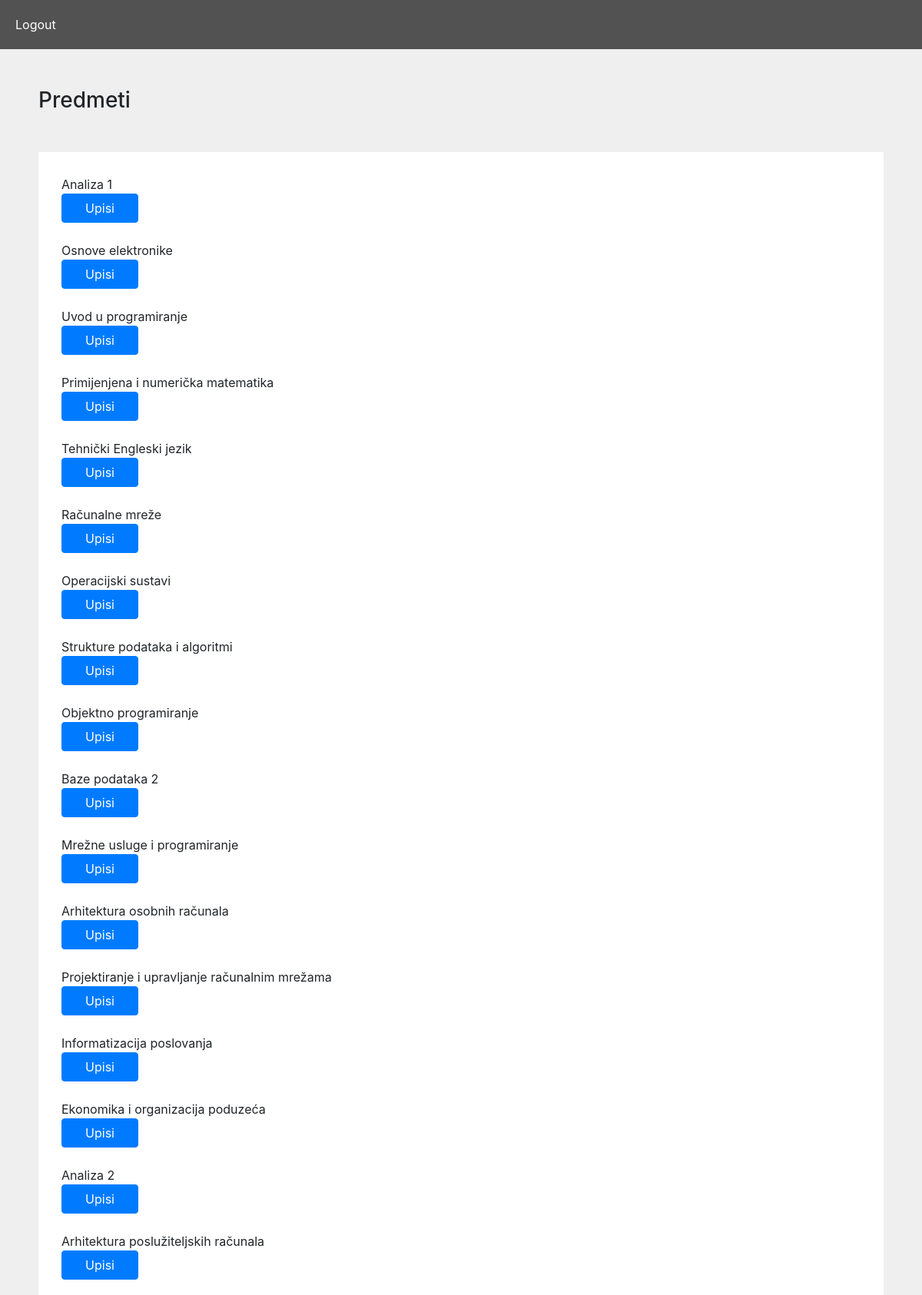
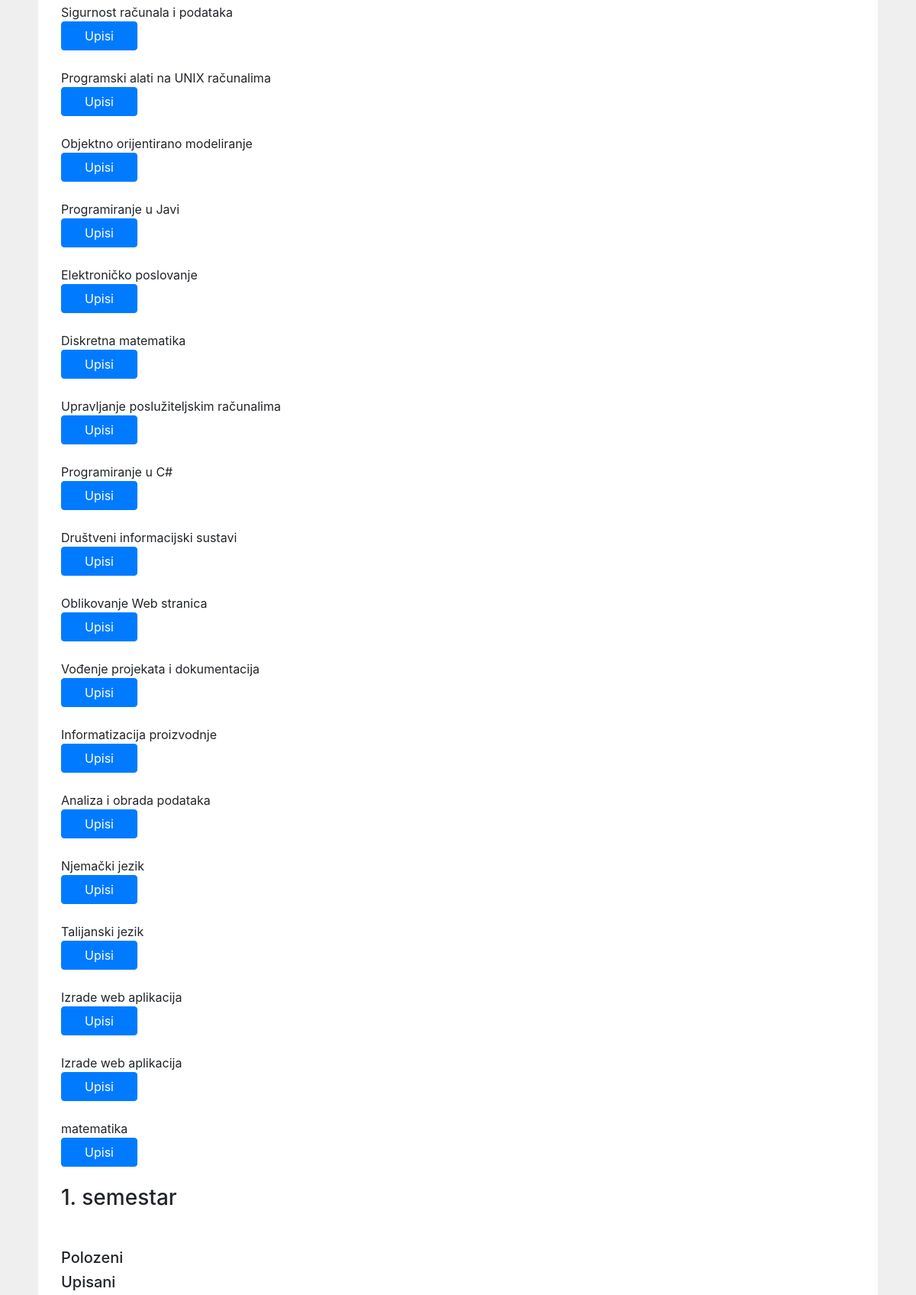
Page /student/ (signed in, upper part) on the committed database (2 pictures, top to bottom).
### app1/models.py (models this page shows, shortened)
class Predmeti(models.Model):
    IZBORNI = (('DA', 'da'), ('NE', 'ne'))
    name = models.CharField(max_length=50)
    kod = models.CharField(max_length=50)
    program = models.CharField(max_length=50)
    ects = models.IntegerField()
    sem_red = models.IntegerField()
    sem_izv = models.IntegerField()
    izborni = models.CharField(max_length=50, choices=IZBORNI)
    nositelj = models.ForeignKey(Korisnik, on_delete=models.CASCADE,blank=True, null=True)

### app1/views.py (the view)
# urls.py: path('student/', views.student, name='student'),
def student(request):
    current_user = request.user
    ostali=[]
    zip1=[]
    zip2=[]
    zip3=[]
    zip4=[]
    zip5=[]
    zip6=[]
    zip7=[]
    zip8=[]
    up1=[]
    pol1=[]
    upis1=[]
    up2=[]
    pol2=[]
    upis2=[]
    up3=[]
    pol3=[]
    upis3=[]
    up4=[]
    pol4=[]
    upis4=[]
    up5=[]
    pol5=[]
    upis5=[]
    up6=[]
    pol6=[]
    upis6=[]
    up7=[]
    pol7=[]
    upis7=[]
    up8=[]
    pol8=[]
    upis8=[]
    if current_user.status=="izv":
        predmeti=Predmeti.objects.all()
        upisi=Upisi.objects.filter(student_id=current_user.id)
        flag=True
        for i in predmeti:
            flag=True
            for j in upisi:
                if j.predmet_id == i.id:
                    flag=False
            if flag==True:
                ostali.append(i)
        izv1=Predmeti.objects.filter(sem_izv=1)
        for i in izv1:
            for j in upisi:
                if i.id==j.predmet_id:
                    if j.status=="up":
                        up1.append(i)
                        upis1.append(j)
                        zip1=zip(up1,upis1)
                    elif j.status=="pol":
                        pol1.append(i)
        izv2=Predmeti.objects.filter(sem_izv=2)
        for i in izv2:
            for j in upisi:
                if i.id==j.predmet_id:
                    if j.status=="up":
                        up2.append(i)
                        upis2.append(j)
                        zip2=zip(up2,upis2)
                    elif j.status=="pol":
                        pol2.append(i)
        izv3=Predmeti.objects.filter(sem_izv=3)
        for i in izv3:
            for j in upisi:
                if i.id==j.predmet_id:
                    if j.status=="up":
                        up3.append(i)
                        upis3.append(j)
                        zip3=zip(up3,upis3)
                    elif j.status=="pol":
                        pol3.append(i)
        izv4=Predmeti.objects.filter(sem_izv=4)
        for i in izv4:
            for j in upisi:
                if i.id==j.predmet_id:
                    if j.status=="up":
                        up4.append(i)
                        upis4.append(j)
                        zip4=zip(up4,upis4)
                    elif j.status=="pol":
                        pol4.append(i)
        izv5=Predmeti.objects.filter(sem_izv=5)
        for i in izv5:
            for j in upisi:
                if i.id==j.predmet_id:
                    if j.status=="up":
                        up5.append(i)
                        upis5.append(j)
                        zip5=zip(up5,upis5)
                    elif j.status=="pol":
                        pol5.append(i)
        izv6=Predmeti.objects.filter(sem_izv=6)
        for i in izv6:
            for j in upisi:
                if i.id==j.predmet_id:
                    if j.status=="up":
                        up6.append(i)
                        upis6.append(j)
                        zip6=zip(up6,upis6)
                    elif j.status=="pol":
                        pol6.append(i)
        izv7=Predmeti.objects.filter(sem_izv=7)
        for i in izv7:
            for j in upisi:
                if i.id==j.predmet_id:
                    if j.status=="up":
                        up7.append(i)
                        upis7.append(j)
                        zip7=zip(up7,upis7)
                    elif j.status=="pol":
                        pol7.append(i)
        izv8=Predmeti.objects.filter(sem_izv=8)
        for i in izv8:
            for j in upisi:
                if i.id==j.predmet_id:
                    if j.status=="up":
                        up8.append(i)
                        upis8.append(j)
                        zip8=zip(up8,upis8)
                    elif j.status=="pol":
                        pol8.append(i)
        return render(request, 'student_izv.html',{"zip1":zip1,"zip2":zip2,"zip3":zip3,"zip4":zip4,"zip5":zip5,"zip6":zip6,"zip7":zip7,"zip8":zip8,"data":current_user,"all":ostali,"up1":up1,"pol1":pol1,"up2":up2,"pol2":pol2,"up3":up3,"pol3":pol3,"up4":up4,"pol4":pol4,"up5":up5,"pol5":pol5,"up6":up6,"pol6":pol6,"up7":up7,"pol7":pol7,"up8":up8,"pol8":pol8,"upis1":upis1,"upis2":upis2,"upis3":upis3,"upis4":upis4,"upis5":upis5,"upis6":upis6,"upis7":upis7,"upis8":upis8})
    elif current_user.status=="red":
        upisi=Upisi.objects.filter(student_id=current_user.id)
        predmeti=Predmeti.objects.all()
        flag=True
        for i in predmeti:
            flag=True
            for j in upisi:
                if j.predmet_id == i.id:
                    flag=False
            if flag==True:
                ostali.append(i)
        red1=Predmeti.objects.filter(sem_red=1)
        for i in red1:
            for j in upisi:
                if i.id==j.predmet_id:
                    if j.status=="up":
                        up1.append(i)
                        upis1.append(j)
                        zip1=zip(up1,upis1)
                    elif j.status=="pol":
                        pol1.append(i)
        red2=Predmeti.objects.filter(sem_red=2)
        for i in red2:
            for j in upisi:
                if i.id==j.predmet_id:
                    if j.status=="up":
                        up2.append(i)
                        upis2.append(j)
                        zip2=zip(up2,upis2)
                    elif j.status=="pol":
                        pol2.append(i)
        red3=Predmeti.objects.filter(sem_red=3)
        for i in red3:
            for j in upisi:
                if i.id==j.predmet_id:
                    if j.status=="up":
                        up3.append(i)
                        upis3.append(j)
                        zip3=zip(up3,upis3)
                    elif j.status=="pol":
                        pol3.append(i)
        red4=Predmeti.objects.filter(sem_red=4)
        for i in red4:
            for j in upisi:
                if i.id==j.predmet_id:
                    if j.status=="up":
                        up4.append(i)
                        upis4.append(j)
                        zip4=zip(up4,upis4)
                    elif j.status=="pol":
                        pol4.append(i)
        red5=Predmeti.objects.filter(sem_red=5)
        for i in red5:
            for j in upisi:
                if i.id==j.predmet_id:
                    if j.status=="up":
                        up5.append(i)
                        upis5.append(j)
                        zip5=zip(up5,upis5)
                    elif j.status=="pol":
                        pol5.append(i)
        red6=Predmeti.objects.filter(sem_red=6)
        for i in red6:
            for j in upisi:
                if i.id==j.predmet_id:
                    if j.status=="up":
                        up6.append(i)
                        upis6.append(j)
                        zip6=zip(up6,upis6)
                    elif j.status=="pol":
                        pol6.append(i)
        return render(request, 'student_red.html',{"zip1":zip1,"zip2":zip2,"zip3":zip3,"zip4":zip4,"zip5":zip5,"zip6":zip6,"data":current_user,"all":ostali,"up1":up1,"pol1":pol1,"up2":up2,"pol2":pol2,"up3":up3,"pol3":pol3,"up4":up4,"pol4":pol4,"up5":up5,"pol5":pol5,"up6":up6,"pol6":pol6,"upis1":upis1,"upis2":upis2,"upis3":upis3,"upis4":upis4,"upis5":upis5,"upis6":upis6})
    return render(request, 'login.html')

### app1/templates/student_red.html (shortened to what this page needs)
{% extends 'base.html'%}
{% block student_red %}
<div class="nav">
    <a href="{%url 'logout' %}">Logout</a>
</div>
<div class="out">
    <h3>{{"Predmeti"}}</h3>
    <div class="box">
    {% for predmet in all%}
        {{predmet.name}}<form method="post" action="{%url 'upisi' predmet.id %}"><button type="submit" class="btn btn-primary">Upisi</button>{% csrf_token %}</form><br>
    {% endfor %}
    <h3>{{"1. semestar"}}</h3>
    <h5>{{"Polozeni"}}</h5>
    <h5>{{"Upisani"}}</h5>
    {% for predmet,upis in zip1%}
        {{predmet.name}} <a href="{%url 'confirm_ispis' upis.id %}">Ispisi</a><br>
    {% endfor %}
    {% for predmet,upis in zip2%}
    {{predmet.name}} <a href="{%url 'confirm_ispis' upis.id %}">Ispisi</a><br>
    {% endfor %}
    {% for predmet in pol3%}
        {{predmet.name}}<br>
    {% endfor %}
    {% for predmet,upis in zip3%}
    {{predmet.name}} <a href="{%url 'confirm_ispis' upis.id %}">Ispisi</a><br>
    {% endfor %}
    {% for predmet in pol4%}
        {{predmet.name}}<br>
    {% endfor %}
    {% for predmet in pol5%}
        {{predmet.name}}<br>
    {% endfor %}
    </div>
</div>
{% endblock %}

### app1/static/css/style.css (style rules this page uses)
body { background-color: rgb(239, 239, 239); }
.btn { width: 100px; }
.box { padding: 30px; background-color: white; }
.nav { padding: 20px; background-color: rgb(82, 82, 82); }
.out { margin: 50px; }
h3 { margin-bottom: 50px; }
.nav a { color:white; padding-right:40px; }

### rows in the picture
Predmeti: name "Analiza 1"
Predmeti: name "Osnove elektronike"
Predmeti: name "Uvod u programiranje"
Predmeti: name "Primijenjena i numerička matematika"
Predmeti: name "Tehnički Engleski jezik"
Predmeti: name "Računalne mreže"
Predmeti: name "Operacijski sustavi"
Predmeti: name "Strukture podataka i algoritmi"
Predmeti: name "Objektno programiranje"
Predmeti: name "Baze podataka 2"
Predmeti: name "Mrežne usluge i programiranje"
Predmeti: name "Arhitektura osobnih računala"
Predmeti: name "Projektiranje i upravljanje računalnim mrežama"
Predmeti: name "Informatizacija poslovanja"
Predmeti: name "Ekonomika i organizacija poduzeća"
Predmeti: name "Analiza 2"
Predmeti: name "Arhitektura poslužiteljskih računala"
Predmeti: name "Sigurnost računala i podataka"
Predmeti: name "Programski alati na UNIX računalima"
Predmeti: name "Objektno orijentirano modeliranje"
Predmeti: name "Programiranje u Javi"
Predmeti: name "Elektroničko poslovanje"
Predmeti: name "Diskretna matematika"
Predmeti: name "Upravljanje poslužiteljskim računalima"
Predmeti: name "Programiranje u C#"
Predmeti: name "Društveni informacijski sustavi"
Predmeti: name "Oblikovanje Web stranica"
Predmeti: name "Vođenje projekata i dokumentacija"
Predmeti: name "Informatizacija proizvodnje"
Predmeti: name "Analiza i obrada podataka"
Predmeti: name "Njemački jezik"
Predmeti: name "Talijanski jezik"
Predmeti: name "Izrade web aplikacija"
Predmeti: name "Izrade web aplikacija"
Predmeti: name "matematika"

### other values in the picture
{{ "Predmeti" }} "Predmeti"
{{ "1. semestar" }} "1. semestar"
{{ "Polozeni" }} "Polozeni"
{{ "Upisani" }} "Upisani"
